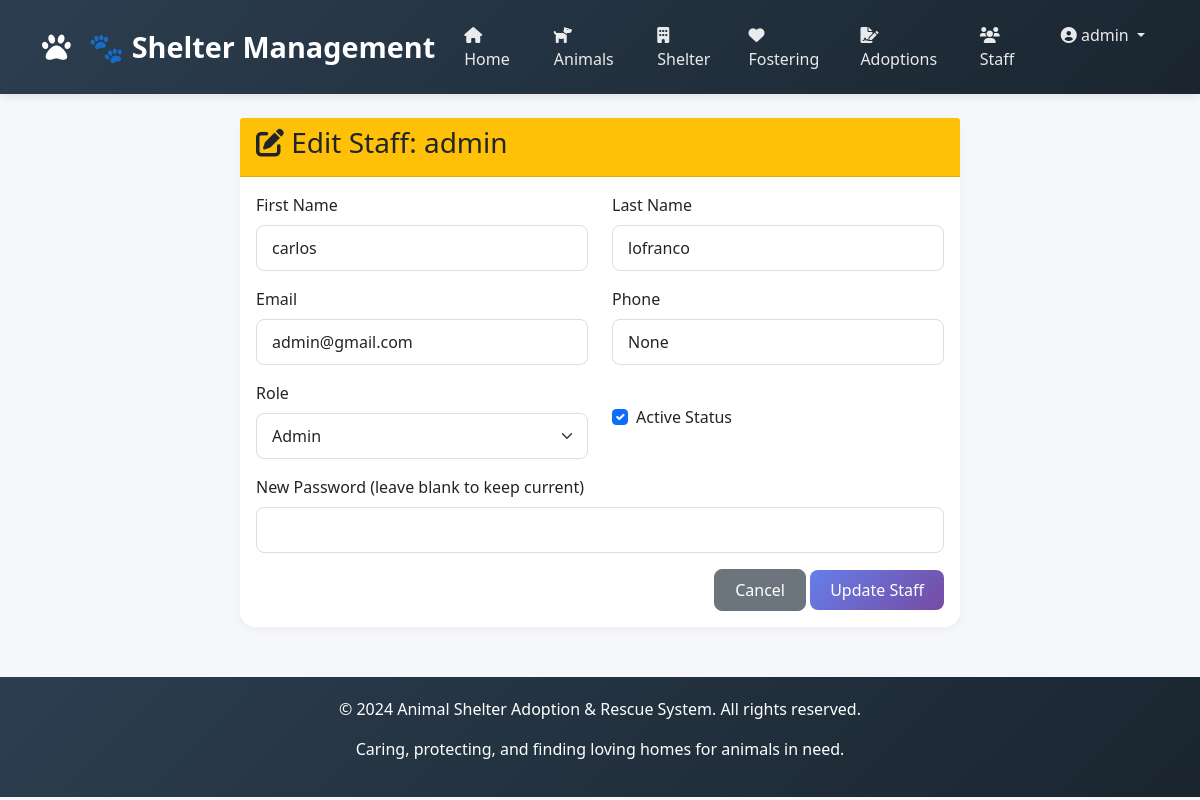
Screenshot of /accounts/edit/1/ (signed in) with the database file from the repository.
### apps/accounts/models.py (models this page shows, shortened)
class Staff(AbstractUser):
    ROLE_CHOICES = [
        ('Admin', 'Admin'),
        ('Manager', 'Manager'),
        ('Vet', 'Veterinarian'),
        ('Staff', 'Staff'),
        ('Volunteer', 'Volunteer'),
    ]
    staff_id = models.AutoField(primary_key=True)
    first_name = models.CharField(max_length=100)
    last_name = models.CharField(max_length=100)
    role = models.CharField(max_length=20, choices=ROLE_CHOICES, default='Staff')
    phone = models.CharField(max_length=20, blank=True, null=True)
    email = models.EmailField(unique=True)
    username = models.CharField(max_length=100, unique=True)
    status = models.BooleanField(default=True)
    date_joined = models.DateTimeField(default=timezone.now)
    last_login = models.DateTimeField(null=True, blank=True)
    USERNAME_FIELD = 'username'
    REQUIRED_FIELDS = ['email', 'first_name', 'last_name']
    class Meta:
        db_table = 'staff'

### apps/accounts/views.py (the view, shortened to what this page needs)
# urls.py: path('edit/<int:pk>/', views.staff_edit, name='staff_edit'),
@login_required
def staff_edit(request, pk):
    if not is_admin(request.user):
        messages.error(request, 'Only administrators can edit staff.')
        return redirect('staff_list')
    staff_member = get_object_or_404(Staff, pk=pk)
    return render(request, 'accounts/staff_edit.html', {'staff': staff_member})

### apps/accounts/views.py (called while the page is built)
def is_admin(user):
    return user.is_authenticated and user.role == 'Admin'

### templates/accounts/staff_edit.html (shortened to what this page needs)
{% extends 'base.html' %}
{% block content %}
<div class="container">
    <div class="row justify-content-center">
        <div class="col-md-8">
            <div class="card">
                <div class="card-header bg-warning">
                    <h3><i class="fas fa-edit"></i> Edit Staff: {{ staff.username }}</h3>
                </div>
                <div class="card-body">
                    <form method="post">
                        <div class="row">
                            <div class="col-md-6 mb-3">
                                <label class="form-label">First Name</label>
                                <input type="text" name="first_name" class="form-control" value="{{ staff.first_name }}" required>
                            </div>
                            <div class="col-md-6 mb-3">
                                <label class="form-label">Last Name</label>
                                <input type="text" name="last_name" class="form-control" value="{{ staff.last_name }}" required>
                            </div>
                            <div class="col-md-6 mb-3">
                                <label class="form-label">Email</label>
                                <input type="email" name="email" class="form-control" value="{{ staff.email }}" required>
                            </div>
                            <div class="col-md-6 mb-3">
                                <label class="form-label">Phone</label>
                                <input type="text" name="phone" class="form-control" value="{{ staff.phone }}">
                            </div>
                            <div class="col-md-6 mb-3">
                                <label class="form-label">Role</label>
                                <select name="role" class="form-select">
                                    <option value="Admin" {% if staff.role == 'Admin' %}selected{% endif %}>Admin</option>
                                </select>
                            </div>
                            <div class="col-md-6 mb-3">
                                <div class="form-check mt-4">
                                    <input type="checkbox" name="status" class="form-check-input" {% if staff.status %}checked{% endif %}>
                                    <label class="form-check-label">Active Status</label>
                                </div>
                            </div>
                            <div class="col-12 mb-3">
                                <label class="form-label">New Password (leave blank to keep current)</label>
                                <input type="password" name="new_password" class="form-control">
                            </div>
                        </div>
                        <div class="text-end">
                            <a href="{% url 'staff_list' %}" class="btn btn-secondary">Cancel</a>
                            <button type="submit" class="btn btn-primary">Update Staff</button>
                        </div>
                    </form>
                </div>
            </div>
        </div>
    </div>
</div>
{% endblock %}

### templates/base.html (shortened to what this page needs)
<!DOCTYPE html>
<html lang="en">
<head>
    <link href="https://cdn.jsdelivr.net/npm/bootstrap@5.1.3/dist/css/bootstrap.min.css" rel="stylesheet">
    <link rel="stylesheet" href="https://cdnjs.cloudflare.com/ajax/libs/font-awesome/6.0.0/css/all.min.css">
</head>
<body>
    <nav class="navbar navbar-expand-lg navbar-dark">
        <div class="container">
            <a class="navbar-brand" href="{% url 'index' %}">
                <i class="fas fa-paw"></i> 🐾 Shelter Management
            </a>
            <div class="collapse navbar-collapse" id="navbarNav">
                <ul class="navbar-nav ms-auto">
                    <li class="nav-item">
                        <a class="nav-link" href="{% url 'index' %}">
                            <i class="fas fa-home"></i> Home
                        </a>
                    </li>
                    <li class="nav-item">
                        <a class="nav-link" href="{% url 'pet_list' %}">
                            <i class="fas fa-dog"></i> Animals
                        </a>
                    </li>
                    <li class="nav-item">
                        <a class="nav-link" href="{% url 'shelter_list' %}">
                            <i class="fas fa-building"></i> Shelter
                        </a>
                    </li>
                    <li class="nav-item">
                        <a class="nav-link" href="{% url 'foster_list' %}">
                            <i class="fas fa-heart"></i> Fostering
                        </a>
                    </li>
                    <li class="nav-item">
                        <a class="nav-link" href="{% url 'adoption_list' %}">
                            <i class="fas fa-file-signature"></i> Adoptions
                        </a>
                    </li>
                    <li class="nav-item">
                        <a class="nav-link" href="{% url 'staff_list' %}">
                            <i class="fas fa-users"></i> Staff
                        </a>
                    </li>
                    {% if user.is_authenticated %}
                        <li class="nav-item dropdown">
                            <a class="nav-link dropdown-toggle" href="#" id="userDropdown" role="button" data-bs-toggle="dropdown">
                                <i class="fas fa-user-circle"></i> {{ user.username }}
                            </a>
                        </li>
                    {% endif %}
                </ul>
            </div>
        </div>
    </nav>
    <div class="container mt-4">
        {% block content %}
        {% endblock %}
    </div>
    <footer>
        <div class="container">
            <p>&copy; 2024 Animal Shelter Adoption & Rescue System. All rights reserved.</p>
            <p>Caring, protecting, and finding loving homes for animals in need.</p>
        </div>
    </footer>
</body>
</html>

### templates/base.html (style rules this page uses)
* { margin: 0; padding: 0; box-sizing: border-box; }
body { font-family: 'Segoe UI', Tahoma, Geneva, Verdana, sans-serif; background-color: #f5f7fb; }
.navbar { background: linear-gradient(135deg, #2c3e50 0%, #1a252f 100%); box-shadow: 0 2px 10px rgba(0,0,0,0.1); padding: 15px 0; }
.navbar-brand { font-size: 1.8rem; font-weight: bold; color: #fff !important; }
.navbar-brand i { margin-right: 10px; }
.nav-link { color: rgba(255,255,255,0.9) !important; font-weight: 500; margin: 0 5px; transition: all 0.3s; }
.card { border: none; border-radius: 15px; box-shadow: 0 2px 10px rgba(0,0,0,0.05); transition: transform 0.3s, box-shadow 0.3s; }
.btn { border-radius: 8px; padding: 8px 20px; font-weight: 500; transition: all 0.3s; }
.btn-primary { background: linear-gradient(135deg, #667eea 0%, #764ba2 100%); border: none; }
footer { background: linear-gradient(135deg, #2c3e50 0%, #1a252f 100%); color: white; padding: 20px; text-align: center; margin-top: 50px; }
.form-control, .form-select { border-radius: 8px; border: 1px solid #ddd; padding: 10px 15px; }

### rows the page displays
Staff: username "admin", first_name "carlos", last_name "lofranco", email "admin@gmail.com", phone "None", role "Admin", status "☑"
